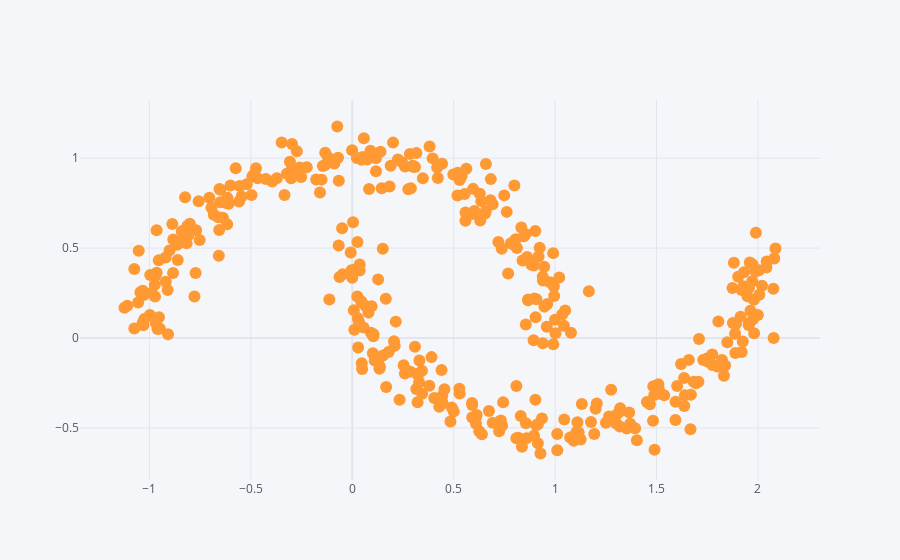

Notebook cell for this chart:
### Markdown cell above
### EDA

### Code cell
moons.set_index(0).iplot(kind="scatter", mode="markers", x=0, y=1)

### Figure 1 — Plotly figure (JSON) as saved in the notebook; plotly's stock layout.template omitted (floating-point values rounded to 4 significant figures; data arrays with more than 128 entries replaced by an {"elided": "..."} marker saying what was removed)
{"data": [{"line": {"color": "rgba(255, 153, 51, 1.0)", "dash": "solid", "shape": "linear", "width": 1.3}, "marker": {"size": 12, "symbol": "circle"}, "mode": "markers", "name": "1", "text": "", "type": "scatter", "x": {"elided": "400 float values"}, "y": {"elided": "400 float values"}}], "layout": {"legend": {"bgcolor": "#F5F6F9", "font": {"color": "#4D5663"}}, "paper_bgcolor": "#F5F6F9", "plot_bgcolor": "#F5F6F9", "title": {"font": {"color": "#4D5663"}}, "xaxis": {"gridcolor": "#E1E5ED", "showgrid": true, "tickfont": {"color": "#4D5663"}, "title": {"font": {"color": "#4D5663"}, "text": ""}, "zerolinecolor": "#E1E5ED"}, "yaxis": {"gridcolor": "#E1E5ED", "showgrid": true, "tickfont": {"color": "#4D5663"}, "title": {"font": {"color": "#4D5663"}, "text": ""}, "zerolinecolor": "#E1E5ED"}}}
